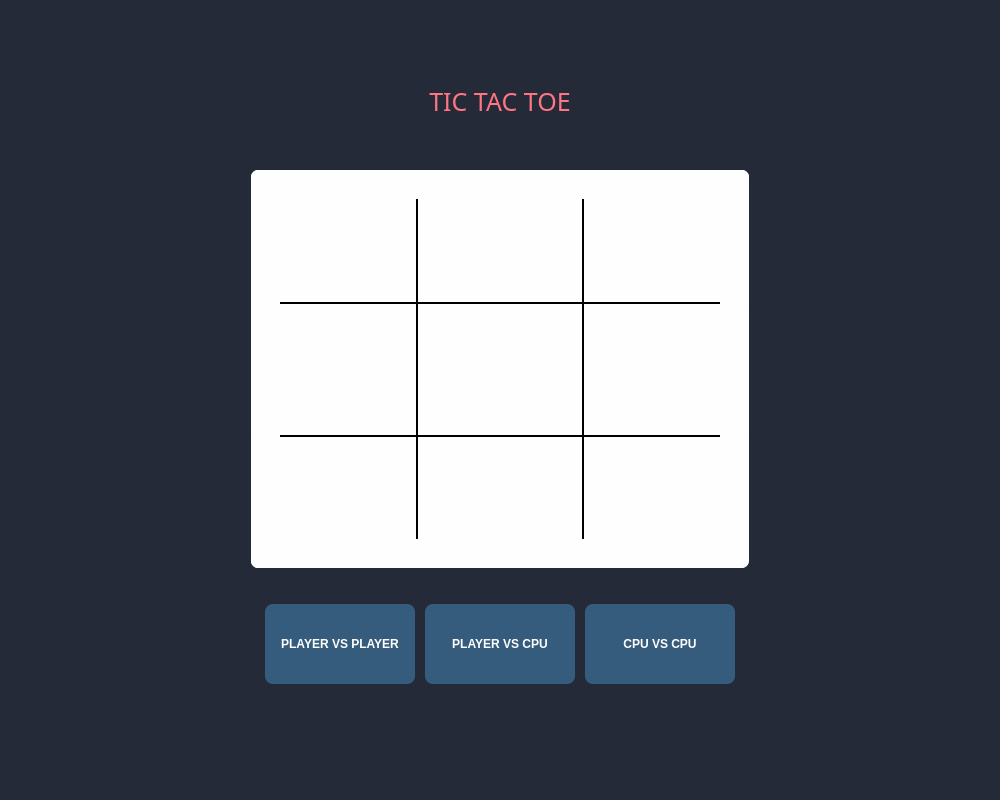
<?xml version="1.0" encoding="UTF-8"?>
<ui version="4.0">
 <class>MainWindow</class>
 <widget class="QMainWindow" name="MainWindow">
  <property name="geometry">
   <rect>
    <x>0</x>
    <y>0</y>
    <width>1000</width>
    <height>800</height>
   </rect>
  </property>
  <property name="minimumSize">
   <size>
    <width>1000</width>
    <height>800</height>
   </size>
  </property>
  <property name="maximumSize">
   <size>
    <width>1000</width>
    <height>1000</height>
   </size>
  </property>
  <property name="contextMenuPolicy">
   <enum>Qt::NoContextMenu</enum>
  </property>
  <property name="windowTitle">
   <string>MainWindow</string>
  </property>
  <property name="toolButtonStyle">
   <enum>Qt::ToolButtonIconOnly</enum>
  </property>
  <property name="animated">
   <bool>true</bool>
  </property>
  <widget class="QWidget" name="centralwidget">
   <property name="minimumSize">
    <size>
     <width>1000</width>
     <height>800</height>
    </size>
   </property>
   <property name="maximumSize">
    <size>
     <width>1000</width>
     <height>800</height>
    </size>
   </property>
   <widget class="QWidget" name="widget" native="true">
    <property name="geometry">
     <rect>
      <x>0</x>
      <y>0</y>
      <width>1000</width>
      <height>800</height>
     </rect>
    </property>
    <property name="minimumSize">
     <size>
      <width>1000</width>
      <height>800</height>
     </size>
    </property>
    <property name="maximumSize">
     <size>
      <width>1000</width>
      <height>800</height>
     </size>
    </property>
    <property name="styleSheet">
     <string notr="true">background-color:#242a38;</string>
    </property>
    <widget class="QWidget" name="gridLayoutWidget">
     <property name="geometry">
      <rect>
       <x>0</x>
       <y>0</y>
       <width>1001</width>
       <height>151</height>
      </rect>
     </property>
     <layout class="QGridLayout" name="container_header">
      <item row="0" column="0">
       <spacer name="verticalSpacer_header">
        <property name="orientation">
         <enum>Qt::Vertical</enum>
        </property>
        <property name="sizeHint" stdset="0">
         <size>
          <width>20</width>
          <height>40</height>
         </size>
        </property>
       </spacer>
      </item>
      <item row="1" column="0">
       <widget class="QLabel" name="label">
        <property name="minimumSize">
         <size>
          <width>200</width>
          <height>100</height>
         </size>
        </property>
        <property name="maximumSize">
         <size>
          <width>200</width>
          <height>100</height>
         </size>
        </property>
        <property name="styleSheet">
         <string notr="true">color:#FF7582;
font-size: 25px;
font-family: Segoe Print;</string>
        </property>
        <property name="text">
         <string>TIC TAC TOE</string>
        </property>
        <property name="alignment">
         <set>Qt::AlignCenter</set>
        </property>
       </widget>
      </item>
     </layout>
    </widget>
    <widget class="QWidget" name="gridLayoutWidget_2">
     <property name="geometry">
      <rect>
       <x>-1</x>
       <y>149</y>
       <width>1001</width>
       <height>441</height>
      </rect>
     </property>
     <layout class="QGridLayout" name="container_body">
      <item row="0" column="0">
       <spacer name="horizontalSpacer_left_body">
        <property name="orientation">
         <enum>Qt::Horizontal</enum>
        </property>
        <property name="sizeHint" stdset="0">
         <size>
          <width>40</width>
          <height>20</height>
         </size>
        </property>
       </spacer>
      </item>
      <item row="0" column="1">
       <widget class="QWidget" name="widget_board" native="true">
        <property name="sizePolicy">
         <sizepolicy hsizetype="Fixed" vsizetype="Fixed">
          <horstretch>0</horstretch>
          <verstretch>0</verstretch>
         </sizepolicy>
        </property>
        <property name="minimumSize">
         <size>
          <width>500</width>
          <height>400</height>
         </size>
        </property>
        <property name="maximumSize">
         <size>
          <width>500</width>
          <height>400</height>
         </size>
        </property>
        <property name="styleSheet">
         <string notr="true">background-color:#FEFEFE;
border: 2px solid;
border-color:transparent;
border-radius: 8px;</string>
        </property>
        <widget class="Line" name="line_vertical_1">
         <property name="geometry">
          <rect>
           <x>166</x>
           <y>30</y>
           <width>2</width>
           <height>340</height>
          </rect>
         </property>
         <property name="minimumSize">
          <size>
           <width>2</width>
           <height>340</height>
          </size>
         </property>
         <property name="maximumSize">
          <size>
           <width>2</width>
           <height>340</height>
          </size>
         </property>
         <property name="styleSheet">
          <string notr="true">background-color:#000000;</string>
         </property>
         <property name="orientation">
          <enum>Qt::Vertical</enum>
         </property>
        </widget>
        <widget class="Line" name="line_horizontal_1">
         <property name="geometry">
          <rect>
           <x>30</x>
           <y>133</y>
           <width>440</width>
           <height>2</height>
          </rect>
         </property>
         <property name="minimumSize">
          <size>
           <width>440</width>
           <height>2</height>
          </size>
         </property>
         <property name="maximumSize">
          <size>
           <width>440</width>
           <height>2</height>
          </size>
         </property>
         <property name="styleSheet">
          <string notr="true">background-color:#000000;</string>
         </property>
         <property name="orientation">
          <enum>Qt::Horizontal</enum>
         </property>
        </widget>
        <widget class="Line" name="line_horizontal_2">
         <property name="geometry">
          <rect>
           <x>30</x>
           <y>266</y>
           <width>440</width>
           <height>2</height>
          </rect>
         </property>
         <property name="minimumSize">
          <size>
           <width>440</width>
           <height>2</height>
          </size>
         </property>
         <property name="maximumSize">
          <size>
           <width>440</width>
           <height>2</height>
          </size>
         </property>
         <property name="styleSheet">
          <string notr="true">background-color:#000000;</string>
         </property>
         <property name="orientation">
          <enum>Qt::Horizontal</enum>
         </property>
        </widget>
        <widget class="Line" name="line_vertical_2">
         <property name="geometry">
          <rect>
           <x>332</x>
           <y>30</y>
           <width>2</width>
           <height>340</height>
          </rect>
         </property>
         <property name="minimumSize">
          <size>
           <width>0</width>
           <height>340</height>
          </size>
         </property>
         <property name="maximumSize">
          <size>
           <width>2</width>
           <height>340</height>
          </size>
         </property>
         <property name="styleSheet">
          <string notr="true">background-color:#000000;</string>
         </property>
         <property name="orientation">
          <enum>Qt::Vertical</enum>
         </property>
        </widget>
        <widget class="QPushButton" name="Button_pos00">
         <property name="geometry">
          <rect>
           <x>0</x>
           <y>0</y>
           <width>166</width>
           <height>133</height>
          </rect>
         </property>
         <property name="minimumSize">
          <size>
           <width>166</width>
           <height>133</height>
          </size>
         </property>
         <property name="maximumSize">
          <size>
           <width>166</width>
           <height>133</height>
          </size>
         </property>
         <property name="styleSheet">
          <string notr="true">QPushButton
{
background-color:#FEFEFEFE;
}

QPushButton::hover
{
background-color:#e8e8e8;
}</string>
         </property>
         <property name="text">
          <string/>
         </property>
        </widget>
        <widget class="QPushButton" name="Button_pos01">
         <property name="geometry">
          <rect>
           <x>167</x>
           <y>0</y>
           <width>166</width>
           <height>133</height>
          </rect>
         </property>
         <property name="minimumSize">
          <size>
           <width>166</width>
           <height>133</height>
          </size>
         </property>
         <property name="maximumSize">
          <size>
           <width>166</width>
           <height>133</height>
          </size>
         </property>
         <property name="styleSheet">
          <string notr="true">QPushButton
{
background-color:#FEFEFEFE;
}

QPushButton::hover
{
background-color:#e8e8e8;
}</string>
         </property>
         <property name="text">
          <string/>
         </property>
        </widget>
        <widget class="QPushButton" name="Button_pos02">
         <property name="geometry">
          <rect>
           <x>334</x>
           <y>0</y>
           <width>166</width>
           <height>133</height>
          </rect>
         </property>
         <property name="minimumSize">
          <size>
           <width>166</width>
           <height>133</height>
          </size>
         </property>
         <property name="maximumSize">
          <size>
           <width>166</width>
           <height>133</height>
          </size>
         </property>
         <property name="styleSheet">
          <string notr="true">QPushButton
{
background-color:#FEFEFEFE;
}

QPushButton::hover
{
background-color:#e8e8e8;
}</string>
         </property>
         <property name="text">
          <string/>
         </property>
        </widget>
        <widget class="QPushButton" name="Button_pos10">
         <property name="geometry">
          <rect>
           <x>0</x>
           <y>134</y>
           <width>166</width>
           <height>133</height>
          </rect>
         </property>
         <property name="minimumSize">
          <size>
           <width>166</width>
           <height>133</height>
          </size>
         </property>
         <property name="maximumSize">
          <size>
           <width>166</width>
           <height>133</height>
          </size>
         </property>
         <property name="styleSheet">
          <string notr="true">QPushButton
{
background-color:#FEFEFEFE;
}

QPushButton::hover
{
background-color:#e8e8e8;
}</string>
         </property>
         <property name="text">
          <string/>
         </property>
        </widget>
        <widget class="QPushButton" name="Button_pos11">
         <property name="geometry">
          <rect>
           <x>167</x>
           <y>134</y>
           <width>166</width>
           <height>133</height>
          </rect>
         </property>
         <property name="minimumSize">
          <size>
           <width>166</width>
           <height>133</height>
          </size>
         </property>
         <property name="maximumSize">
          <size>
           <width>166</width>
           <height>133</height>
          </size>
         </property>
         <property name="styleSheet">
          <string notr="true">QPushButton
{
background-color:#FEFEFEFE;
}

QPushButton::hover
{
background-color:#e8e8e8;
}</string>
         </property>
         <property name="text">
          <string/>
         </property>
        </widget>
        <widget class="QPushButton" name="Button_pos12">
         <property name="geometry">
          <rect>
           <x>333</x>
           <y>134</y>
           <width>166</width>
           <height>133</height>
          </rect>
         </property>
         <property name="minimumSize">
          <size>
           <width>166</width>
           <height>133</height>
          </size>
         </property>
         <property name="maximumSize">
          <size>
           <width>166</width>
           <height>133</height>
          </size>
         </property>
         <property name="styleSheet">
          <string notr="true">QPushButton
{
background-color:#FEFEFEFE;
}

QPushButton::hover
{
background-color:#e8e8e8;
}</string>
         </property>
         <property name="text">
          <string/>
         </property>
        </widget>
        <widget class="QPushButton" name="Button_pos20">
         <property name="geometry">
          <rect>
           <x>0</x>
           <y>267</y>
           <width>166</width>
           <height>133</height>
          </rect>
         </property>
         <property name="minimumSize">
          <size>
           <width>166</width>
           <height>133</height>
          </size>
         </property>
         <property name="maximumSize">
          <size>
           <width>166</width>
           <height>133</height>
          </size>
         </property>
         <property name="styleSheet">
          <string notr="true">QPushButton
{
background-color:#FEFEFEFE;
}

QPushButton::hover
{
background-color:#e8e8e8;
}</string>
         </property>
         <property name="text">
          <string/>
         </property>
        </widget>
        <widget class="QPushButton" name="Button_pos21">
         <property name="geometry">
          <rect>
           <x>167</x>
           <y>267</y>
           <width>166</width>
           <height>133</height>
          </rect>
         </property>
         <property name="minimumSize">
          <size>
           <width>166</width>
           <height>133</height>
          </size>
         </property>
         <property name="maximumSize">
          <size>
           <width>166</width>
           <height>133</height>
          </size>
         </property>
         <property name="styleSheet">
          <string notr="true">QPushButton
{
background-color:#FEFEFEFE;
}

QPushButton::hover
{
background-color:#e8e8e8;
}</string>
         </property>
         <property name="text">
          <string/>
         </property>
        </widget>
        <widget class="QPushButton" name="Button_pos22">
         <property name="geometry">
          <rect>
           <x>333</x>
           <y>267</y>
           <width>166</width>
           <height>133</height>
          </rect>
         </property>
         <property name="minimumSize">
          <size>
           <width>166</width>
           <height>133</height>
          </size>
         </property>
         <property name="maximumSize">
          <size>
           <width>166</width>
           <height>133</height>
          </size>
         </property>
         <property name="styleSheet">
          <string notr="true">QPushButton
{
background-color:#FEFEFEFE;
}

QPushButton::hover
{
background-color:#e8e8e8;
}</string>
         </property>
         <property name="text">
          <string/>
         </property>
        </widget>
       </widget>
      </item>
      <item row="0" column="3">
       <spacer name="horizontalSpacer_right_body">
        <property name="orientation">
         <enum>Qt::Horizontal</enum>
        </property>
        <property name="sizeHint" stdset="0">
         <size>
          <width>40</width>
          <height>20</height>
         </size>
        </property>
       </spacer>
      </item>
     </layout>
    </widget>
    <widget class="QWidget" name="gridLayoutWidget_3">
     <property name="geometry">
      <rect>
       <x>-1</x>
       <y>589</y>
       <width>1001</width>
       <height>211</height>
      </rect>
     </property>
     <layout class="QGridLayout" name="container_footer">
      <property name="topMargin">
       <number>15</number>
      </property>
      <property name="horizontalSpacing">
       <number>10</number>
      </property>
      <property name="verticalSpacing">
       <number>6</number>
      </property>
      <item row="0" column="4">
       <spacer name="horizontalSpacer_right_bot">
        <property name="orientation">
         <enum>Qt::Horizontal</enum>
        </property>
        <property name="sizeHint" stdset="0">
         <size>
          <width>40</width>
          <height>20</height>
         </size>
        </property>
       </spacer>
      </item>
      <item row="0" column="2">
       <widget class="QPushButton" name="pushButton_pvc">
        <property name="minimumSize">
         <size>
          <width>150</width>
          <height>80</height>
         </size>
        </property>
        <property name="maximumSize">
         <size>
          <width>150</width>
          <height>80</height>
         </size>
        </property>
        <property name="styleSheet">
         <string notr="true">QPushButton
{
color:#FEFEFE;
background-color:#355C7D;
font-size: 12px;
font-weight: bold;
border: 0px solid;
border-color:transparent;
border-radius: 8px;
}

QPushButton::hover
{
color:#FEFEFE;
background-color:#49769c;
font-size: 12px;
}

QPushButton::pressed
{
color:#FEFEFE;
background-color:#49769c;
font-size: 13px;
border: 2px solid;
border-color:transparent;
border-radius: 8px;
}

</string>
        </property>
        <property name="text">
         <string>PLAYER VS CPU</string>
        </property>
       </widget>
      </item>
      <item row="0" column="1">
       <widget class="QPushButton" name="pushButton_pvp">
        <property name="minimumSize">
         <size>
          <width>150</width>
          <height>80</height>
         </size>
        </property>
        <property name="maximumSize">
         <size>
          <width>150</width>
          <height>80</height>
         </size>
        </property>
        <property name="styleSheet">
         <string notr="true">QPushButton
{
color:#FEFEFE;
background-color:#355C7D;
font-size: 12px;
font-weight: bold;
border: 0px solid;
border-color:transparent;
border-radius: 8px;
}

QPushButton::hover
{
color:#FEFEFE;
background-color:#49769c;
font-size: 12px;
}

QPushButton::pressed
{
color:#FEFEFE;
background-color:#49769c;
font-size: 13px;
border: 2px solid;
border-color:transparent;
border-radius: 8px;
}

</string>
        </property>
        <property name="text">
         <string>PLAYER VS PLAYER</string>
        </property>
       </widget>
      </item>
      <item row="1" column="4">
       <spacer name="verticalSpacer_bot">
        <property name="orientation">
         <enum>Qt::Vertical</enum>
        </property>
        <property name="sizeHint" stdset="0">
         <size>
          <width>20</width>
          <height>40</height>
         </size>
        </property>
       </spacer>
      </item>
      <item row="0" column="0">
       <spacer name="horizontalSpacer_left_bot">
        <property name="orientation">
         <enum>Qt::Horizontal</enum>
        </property>
        <property name="sizeHint" stdset="0">
         <size>
          <width>40</width>
          <height>20</height>
         </size>
        </property>
       </spacer>
      </item>
      <item row="0" column="3">
       <widget class="QPushButton" name="pushButton_cvc">
        <property name="minimumSize">
         <size>
          <width>150</width>
          <height>80</height>
         </size>
        </property>
        <property name="maximumSize">
         <size>
          <width>150</width>
          <height>80</height>
         </size>
        </property>
        <property name="styleSheet">
         <string notr="true">QPushButton
{
color:#FEFEFE;
background-color:#355C7D;
font-size: 12px;
font-weight: bold;
border: 0px solid;
border-color:transparent;
border-radius: 8px;
}

QPushButton::hover
{
color:#FEFEFE;
background-color:#49769c;
font-size: 12px;
}

QPushButton::pressed
{
color:#FEFEFE;
background-color:#49769c;
font-size: 13px;
border: 2px solid;
border-color:transparent;
border-radius: 8px;
}

</string>
        </property>
        <property name="text">
         <string>CPU VS CPU</string>
        </property>
       </widget>
      </item>
     </layout>
    </widget>
   </widget>
  </widget>
 </widget>
 <resources/>
 <connections/>
</ui>
